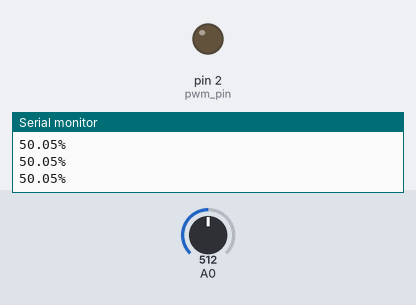
Bench run of a sketch on a simulated Arduino Uno, built with avr-gcc and run on an emulated ATmega328P. On the bench: output pins drawn as LEDs (lit = HIGH), the last lines printed to the serial monitor. Inputs (shaded band) come from the test bench; at power-on: A0 = 512.

Above: at 1.2 s.
1.3 s: A0 set to 532
At 2.5 s:
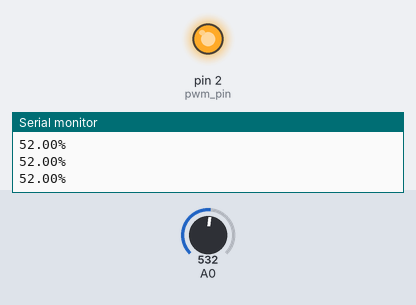
2.8 s: A0 set to 511
At 3.6 s:
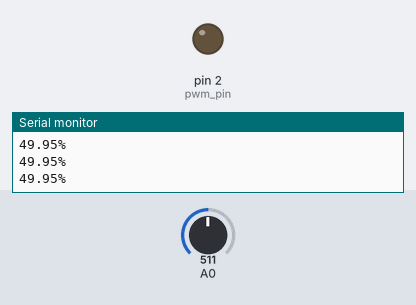
5.8 s: A0 set to 716
At 7.3 s:
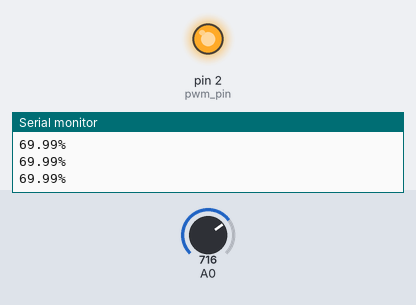
Timing chart, 0 to 8.8 s (numbered marks = the images above; inputs shaded):
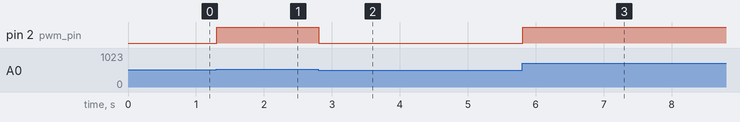

Measured:
- the behaviour switches between 513 and 514 on A0 (found by bisection; images 0 and 1)
- after the input at 1.3 s, pin 2 (pwm_pin): LOW → HIGH at once
- after the input at 2.8 s, pin 2 (pwm_pin): HIGH → LOW at once
- after the input at 5.8 s, pin 2 (pwm_pin): LOW → HIGH at once

The sketch:

lab9_0.ino
```cpp
#define pwm_pin 2
int pot_signal;
float duty_cycle;

void setup() {
 Serial.begin(9600);
 pinMode(A0,INPUT);
 pinMode(pwm_pin,OUTPUT);
}
void loop() {
 pot_signal = analogRead(A0);
 duty_cycle = pot_signal/1023.0;
 analogWrite(pwm_pin, duty_cycle*255);
 Serial.print(duty_cycle*100);
 Serial.println("%");
}
```
